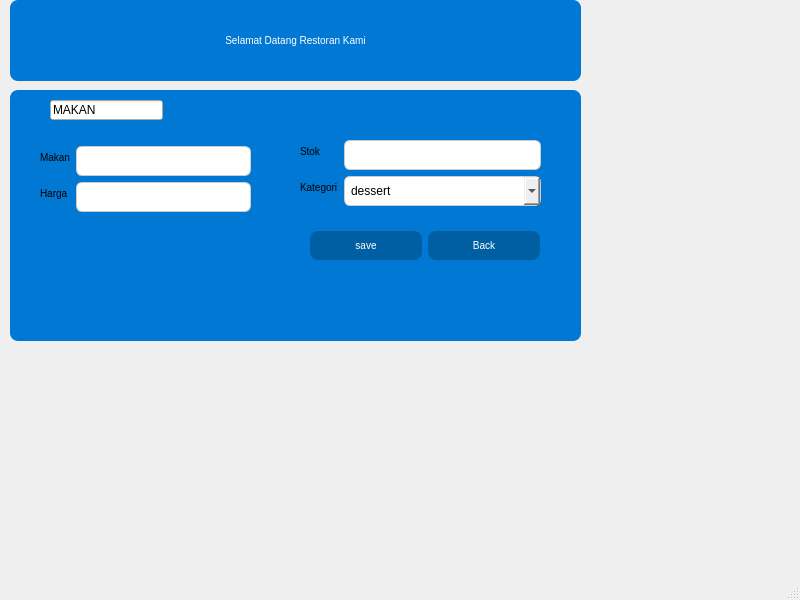
<?xml version="1.0" encoding="UTF-8"?>
<ui version="4.0">
 <class>MainWindow</class>
 <widget class="QMainWindow" name="MainWindow">
  <property name="geometry">
   <rect>
    <x>0</x>
    <y>0</y>
    <width>800</width>
    <height>600</height>
   </rect>
  </property>
  <property name="windowTitle">
   <string>MainWindow</string>
  </property>
  <widget class="QWidget" name="centralwidget">
   <widget class="QPushButton" name="btn_menu2">
    <property name="enabled">
     <bool>true</bool>
    </property>
    <property name="geometry">
     <rect>
      <x>10</x>
      <y>0</y>
      <width>571</width>
      <height>81</height>
     </rect>
    </property>
    <property name="sizePolicy">
     <sizepolicy hsizetype="Expanding" vsizetype="Expanding">
      <horstretch>100</horstretch>
      <verstretch>100</verstretch>
     </sizepolicy>
    </property>
    <property name="styleSheet">
     <string notr="true">QPushButton {
    background-color: #0078D4;
    color: white;
    border-radius: 8px;
    padding: 8px 16px;
	font-size: 10px;
}

QPushButton:hover {
    background-color: #005fa3;
}

QPushButton:pressed {
    background-color: #003f6b;
}
</string>
    </property>
    <property name="text">
     <string>Selamat Datang Restoran Kami</string>
    </property>
   </widget>
   <widget class="QPushButton" name="btn_menu2_3">
    <property name="enabled">
     <bool>true</bool>
    </property>
    <property name="geometry">
     <rect>
      <x>10</x>
      <y>90</y>
      <width>571</width>
      <height>251</height>
     </rect>
    </property>
    <property name="sizePolicy">
     <sizepolicy hsizetype="Expanding" vsizetype="Expanding">
      <horstretch>100</horstretch>
      <verstretch>100</verstretch>
     </sizepolicy>
    </property>
    <property name="styleSheet">
     <string notr="true">QPushButton {
    background-color: #0078D4;
    color: white;
    border-radius: 8px;
    padding: 8px 16px;
	font-size: 10px;
}

QPushButton:hover {
    background-color: #005fa3;
}

QPushButton:pressed {
    background-color: #003f6b;
}
</string>
    </property>
    <property name="text">
     <string/>
    </property>
   </widget>
   <widget class="QLineEdit" name="lineEdit">
    <property name="geometry">
     <rect>
      <x>50</x>
      <y>100</y>
      <width>113</width>
      <height>20</height>
     </rect>
    </property>
    <property name="text">
     <string>MAKAN</string>
    </property>
   </widget>
   <widget class="QWidget" name="layoutWidget">
    <property name="geometry">
     <rect>
      <x>310</x>
      <y>220</y>
      <width>230</width>
      <height>51</height>
     </rect>
    </property>
    <layout class="QHBoxLayout" name="horizontalLayout">
     <item>
      <widget class="QPushButton" name="btn_save">
       <property name="styleSheet">
        <string notr="true">QPushButton {
    background-color: #005fa3;
    color: white;
    border-radius: 8px;
    padding: 8px 16px;
	font-size: 10px;
}

QPushButton:hover {
    background-color: #005fa3;
}

QPushButton:pressed {
    background-color: #003f6b;
}
</string>
       </property>
       <property name="text">
        <string>save</string>
       </property>
      </widget>
     </item>
     <item>
      <widget class="QPushButton" name="btn_back">
       <property name="styleSheet">
        <string notr="true">QPushButton {
    background-color: #005fa3;
    color: white;
    border-radius: 8px;
    padding: 8px 16px;
	font-size: 10px;
}

QPushButton:hover {
    background-color: #005fa3;
}

QPushButton:pressed {
    background-color: #003f6b;
}
</string>
       </property>
       <property name="text">
        <string>Back</string>
       </property>
      </widget>
     </item>
    </layout>
   </widget>
   <widget class="QWidget" name="layoutWidget_3">
    <property name="geometry">
     <rect>
      <x>40</x>
      <y>140</y>
      <width>211</width>
      <height>111</height>
     </rect>
    </property>
    <layout class="QFormLayout" name="formLayout_2">
     <item row="0" column="1">
      <layout class="QHBoxLayout" name="horizontalLayout_3"/>
     </item>
     <item row="1" column="0">
      <widget class="QLabel" name="label_7">
       <property name="styleSheet">
        <string notr="true">QLabel {font-size:10px; color:black;}</string>
       </property>
       <property name="text">
        <string>Makan</string>
       </property>
      </widget>
     </item>
     <item row="1" column="1">
      <widget class="QLineEdit" name="lineEdit_nama_2">
       <property name="styleSheet">
        <string notr="true">QLineEdit {
    border: 1px solid #ccc;
    border-radius: 6px;
    padding: 6px;
	color: black;
}

QLineEdit:focus {
    border: 1px solid #0078D4;
}</string>
       </property>
      </widget>
     </item>
     <item row="2" column="0">
      <widget class="QLabel" name="label_8">
       <property name="styleSheet">
        <string notr="true">QLabel {font-size:10px; color:black;}</string>
       </property>
       <property name="text">
        <string>Harga</string>
       </property>
      </widget>
     </item>
     <item row="2" column="1">
      <widget class="QLineEdit" name="lineEdit_harga_2">
       <property name="styleSheet">
        <string notr="true">QLineEdit {
    border: 1px solid #ccc;
    border-radius: 6px;
    padding: 6px;
	color: black;
}

QLineEdit:focus {
    border: 1px solid #0078D4;
}</string>
       </property>
      </widget>
     </item>
    </layout>
   </widget>
   <widget class="QWidget" name="layoutWidget_2">
    <property name="geometry">
     <rect>
      <x>300</x>
      <y>140</y>
      <width>241</width>
      <height>66</height>
     </rect>
    </property>
    <layout class="QFormLayout" name="formLayout">
     <item row="0" column="0">
      <widget class="QLabel" name="label_4">
       <property name="styleSheet">
        <string notr="true">QLabel {font-size:10px; color:black;}</string>
       </property>
       <property name="text">
        <string>Stok</string>
       </property>
      </widget>
     </item>
     <item row="1" column="0">
      <widget class="QLabel" name="label">
       <property name="styleSheet">
        <string notr="true">QLabel {font-size:10px; color:black;}</string>
       </property>
       <property name="text">
        <string>Kategori</string>
       </property>
      </widget>
     </item>
     <item row="1" column="1">
      <widget class="QComboBox" name="comboBox_kategori">
       <property name="styleSheet">
        <string notr="true">QComboBox {
    border: 1px solid #ccc;
    border-radius: 6px;
    padding: 6px;
	color: black;
}

QComboBox QListView {
    color: black;              
    background: white;        
}

QComboBox:focus {
    border: 1px solid #0078D4;
}</string>
       </property>
       <item>
        <property name="text">
         <string>dessert</string>
        </property>
       </item>
       <item>
        <property name="text">
         <string>main_menu</string>
        </property>
       </item>
      </widget>
     </item>
     <item row="0" column="1">
      <widget class="QLineEdit" name="lineEdit_stok">
       <property name="styleSheet">
        <string notr="true">QLineEdit {
    border: 1px solid #ccc;
    border-radius: 6px;
    padding: 6px;
	color: black;
}

QLineEdit:focus {
    border: 1px solid #0078D4;
}</string>
       </property>
      </widget>
     </item>
    </layout>
   </widget>
  </widget>
  <widget class="QMenuBar" name="menubar">
   <property name="geometry">
    <rect>
     <x>0</x>
     <y>0</y>
     <width>800</width>
     <height>18</height>
    </rect>
   </property>
  </widget>
  <widget class="QStatusBar" name="statusbar"/>
 </widget>
 <resources/>
 <connections/>
</ui>
